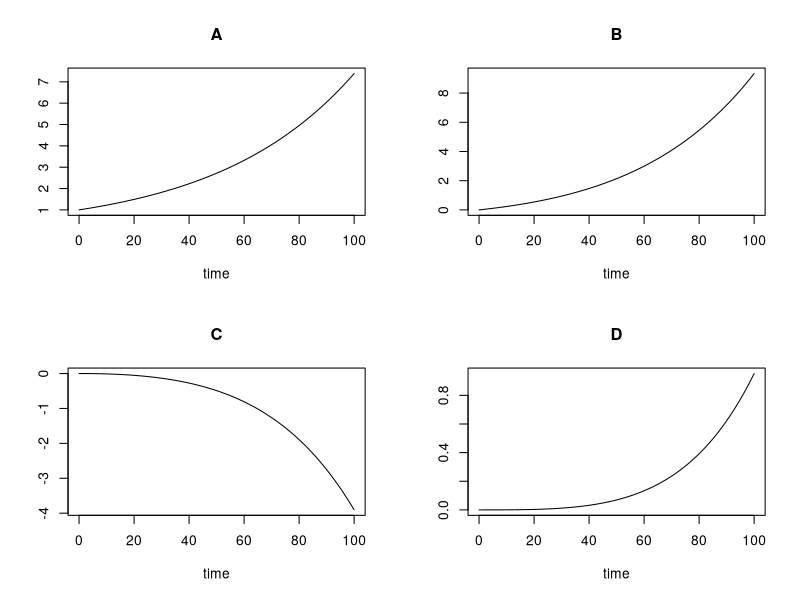
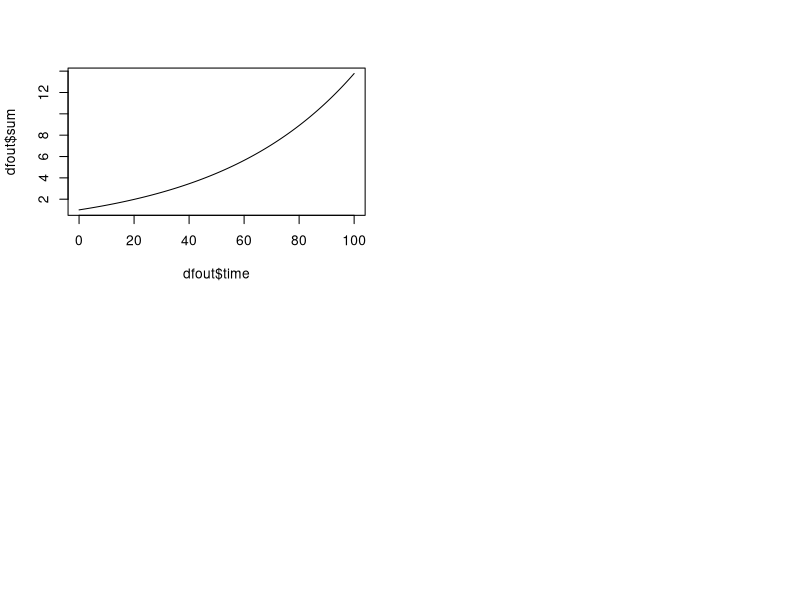

Recreate these plots in R, in order.
library(deSolve)

ABCD_First_Order <- function(t, state, parameters) {
  with(as.list(c(state, parameters)), {
    dA <- k1*A
    dB <- k1*A-k2*B
    dC <- k2*B-k3*C
    dD <- k3*C
    list(c(dA, dB, dC, dD))
  })
}

parameters <- c(k1 = 0.02, k2 = -0.01, k3 = -0.01)
state <- c(A=1, B=0, C=0, D=0)
times <- seq(0, 100, by = 0.01)
out <- ode(y = state, times = times, func = ABCD_First_Order, parms = parameters)
plot(out)

dfout = data.frame(out)
dfout$sum = dfout$A+dfout$B+dfout$C+dfout$D
plot(dfout$time,dfout$sum,type="l")
